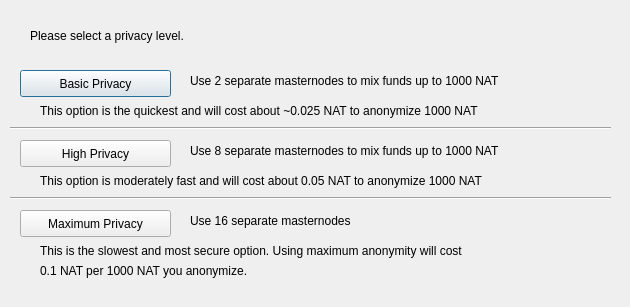
<?xml version="1.0" encoding="UTF-8"?>
<ui version="4.0">
 <class>DarksendConfig</class>
 <widget class="QDialog" name="DarksendConfig">
  <property name="geometry">
   <rect>
    <x>0</x>
    <y>0</y>
    <width>630</width>
    <height>307</height>
   </rect>
  </property>
  <property name="windowTitle">
   <string>Configure PrivateSend</string>
  </property>
  <widget class="QPushButton" name="buttonBasic">
   <property name="geometry">
    <rect>
     <x>20</x>
     <y>70</y>
     <width>151</width>
     <height>27</height>
    </rect>
   </property>
   <property name="text">
    <string>Basic Privacy</string>
   </property>
  </widget>
  <widget class="QPushButton" name="buttonHigh">
   <property name="geometry">
    <rect>
     <x>20</x>
     <y>140</y>
     <width>151</width>
     <height>27</height>
    </rect>
   </property>
   <property name="text">
    <string>High Privacy</string>
   </property>
  </widget>
  <widget class="QPushButton" name="buttonMax">
   <property name="geometry">
    <rect>
     <x>20</x>
     <y>210</y>
     <width>151</width>
     <height>27</height>
    </rect>
   </property>
   <property name="text">
    <string>Maximum Privacy</string>
   </property>
  </widget>
  <widget class="QLabel" name="label">
   <property name="geometry">
    <rect>
     <x>30</x>
     <y>20</y>
     <width>571</width>
     <height>31</height>
    </rect>
   </property>
   <property name="text">
    <string>Please select a privacy level.</string>
   </property>
  </widget>
  <widget class="QLabel" name="label_2">
   <property name="geometry">
    <rect>
     <x>190</x>
     <y>70</y>
     <width>421</width>
     <height>21</height>
    </rect>
   </property>
   <property name="text">
    <string>Use 2 separate masternodes to mix funds up to 1000 NAT</string>
   </property>
  </widget>
  <widget class="QLabel" name="label_3">
   <property name="geometry">
    <rect>
     <x>190</x>
     <y>140</y>
     <width>411</width>
     <height>21</height>
    </rect>
   </property>
   <property name="text">
    <string>Use 8 separate masternodes to mix funds up to 1000 NAT</string>
   </property>
  </widget>
  <widget class="QLabel" name="label_4">
   <property name="geometry">
    <rect>
     <x>190</x>
     <y>210</y>
     <width>421</width>
     <height>21</height>
    </rect>
   </property>
   <property name="text">
    <string>Use 16 separate masternodes</string>
   </property>
  </widget>
  <widget class="QLabel" name="label_6">
   <property name="geometry">
    <rect>
     <x>40</x>
     <y>100</y>
     <width>561</width>
     <height>21</height>
    </rect>
   </property>
   <property name="text">
    <string>This option is the quickest and will cost about ~0.025 NAT to anonymize 1000 NAT</string>
   </property>
  </widget>
  <widget class="QLabel" name="label_7">
   <property name="geometry">
    <rect>
     <x>40</x>
     <y>170</y>
     <width>561</width>
     <height>21</height>
    </rect>
   </property>
   <property name="text">
    <string>This option is moderately fast and will cost about 0.05 NAT to anonymize 1000 NAT</string>
   </property>
  </widget>
  <widget class="QLabel" name="label_8">
   <property name="geometry">
    <rect>
     <x>40</x>
     <y>240</y>
     <width>561</width>
     <height>21</height>
    </rect>
   </property>
   <property name="text">
    <string>This is the slowest and most secure option. Using maximum anonymity will cost</string>
   </property>
  </widget>
  <widget class="QLabel" name="label_9">
   <property name="geometry">
    <rect>
     <x>40</x>
     <y>260</y>
     <width>561</width>
     <height>21</height>
    </rect>
   </property>
   <property name="text">
    <string>0.1 NAT per 1000 NAT you anonymize.</string>
   </property>
  </widget>
  <widget class="Line" name="line">
   <property name="geometry">
    <rect>
     <x>10</x>
     <y>120</y>
     <width>601</width>
     <height>16</height>
    </rect>
   </property>
   <property name="orientation">
    <enum>Qt::Horizontal</enum>
   </property>
  </widget>
  <widget class="Line" name="line_2">
   <property name="geometry">
    <rect>
     <x>10</x>
     <y>190</y>
     <width>601</width>
     <height>16</height>
    </rect>
   </property>
   <property name="orientation">
    <enum>Qt::Horizontal</enum>
   </property>
  </widget>
 </widget>
 <resources/>
 <connections/>
</ui>
